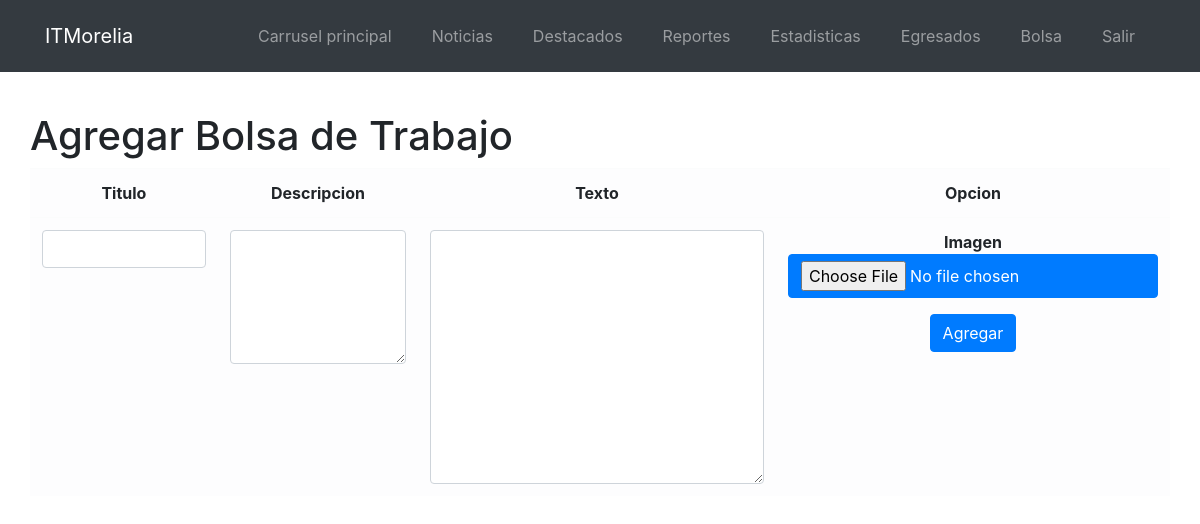
Before: /admin/vistas/editBolsa.php (signed in) with the older database file.
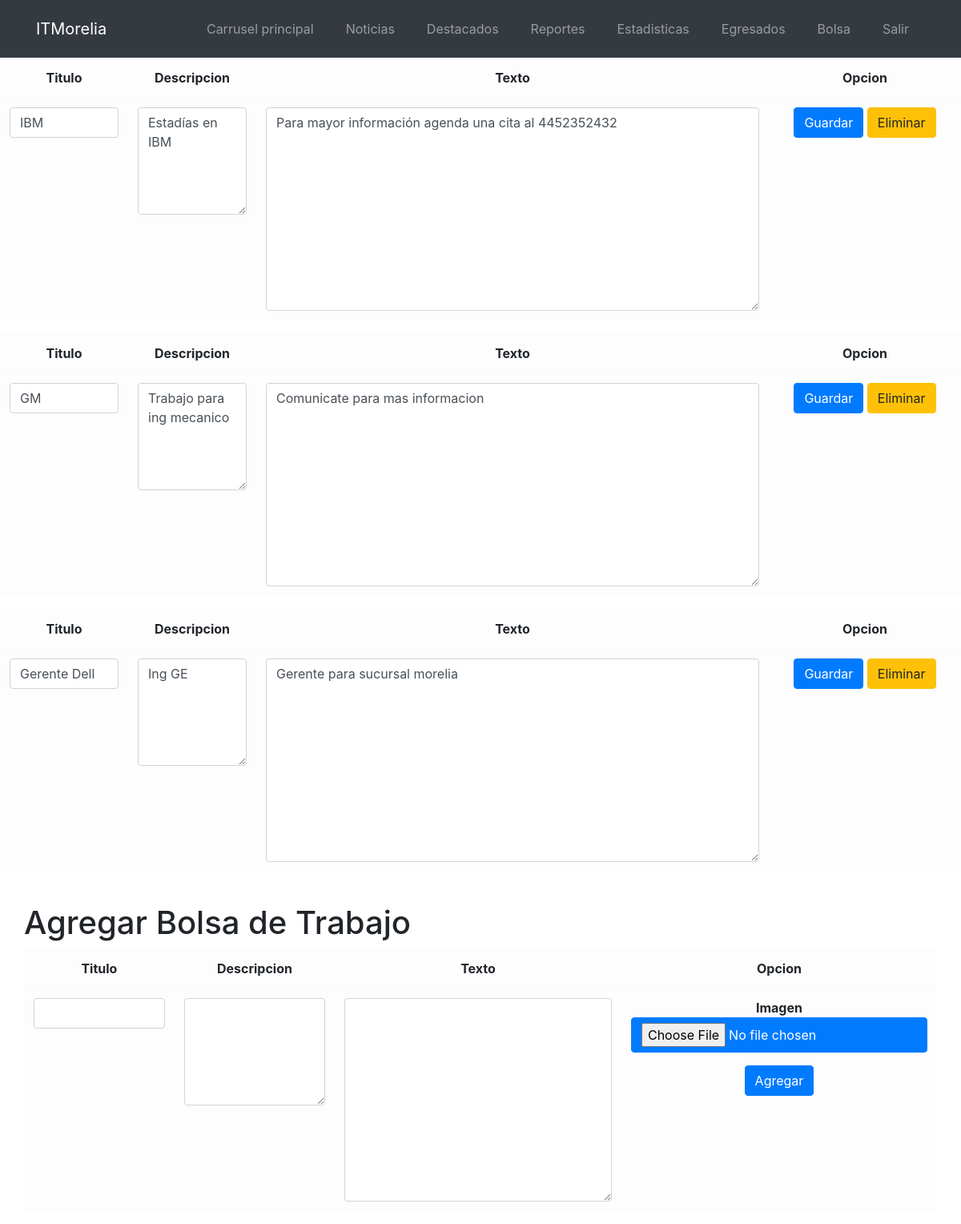
After: the same page with the newer database file.
### tables this page shows
CREATE TABLE `bolsa` (
  `id` int(11) NOT NULL AUTO_INCREMENT,
  `dir` varchar(50) NOT NULL,
  `title` varchar(50) NOT NULL,
  `descripcion` varchar(200) NOT NULL,
  `text` varchar(200) NOT NULL,
  PRIMARY KEY (`id`)
);

### admin/includes/scripts.php (called while the page is built, shortened)
<?php
class scripts {
     public function verBolsa(){
        include "config.php";
        $sql = "SELECT * FROM bolsa";
        $result = mysqli_query($link, $sql);
        return $result;
     }
}

### admin/vistas/editBolsa.php (the view, shortened to what this page needs)
<?php
include_once '../includes/scripts.php';
$bolsa = new scripts();
$bol=$bolsa->verBolsa();
 include_once 'head.php';
 ?>
    <body>
    	<?php
			while($row = $bol->fetch_assoc()){
			?>
    	<form action="../includes/post.php" enctype="multipart/form-data" method="post">
        <table width="100%" class="table table-light table-bordered-black">
			<tr>
				<th width="10%" class="text-center">Titulo</th>
				<th width="10%" class="text-center">Descripcion</th>
				<th width="40%" class="text-center">Texto</th>
				<th width="15%" class="text-center">Opcion</th>
			</tr>
				<tr>
					<td class="text-center"><input class="form-control" type="text" value="<?php echo $row["title"];?>" name="titulo"></td>
					<td class="text-center"><textarea class="form-control" rows = "5" cols = "10" name = "descripcion" value="<?php echo $row["descripcion"];?>"><?php echo $row["descripcion"];?></textarea></td>
					<td class="text-center"><textarea class="form-control" rows = "10" cols = "100" name = "texto" value="<?php echo $row["text"];?>"><?php echo $row["text"];?></textarea></td>
				<td class="text-center">
					<button class="btn btn-primary"
                        name="btnAccion"
                        value="editarBol"
                        type="submit">Guardar
                    </button>
                    <button class="btn btn-warning"
                        name="btnAccion"
                        value="eliminarBol"
                        type="submit">Eliminar
                    </button>
	        	</td>
				</tr>
		</table>
		</form>
		<?php } ?>
		<?php include_once 'agrBolsa.php'; ?>
    </body>
</html>

### admin/vistas/head.php (shortened to what this page needs)
<!DOCTYPE html>
<html lang="en">
    <head>
    <link rel="stylesheet" href="https://stackpath.bootstrapcdn.com/bootstrap/4.4.1/css/bootstrap.min.css">
    <nav class="navbar navbar-dark bg-dark navbar-expand-lg bg-secondary fixed-top " id="mainNav" href="http://localhost/vinculacionitm/admin/" >
            <div class="container"><a class="navbar-brand" >ITMorelia</a>
                <div class="collapse navbar-collapse" id="navbarResponsive">
                    <ul class="navbar-nav ml-auto">
                        <li class="nav-item mx-0 mx-lg-1"><a class="nav-link py-3 px-0 px-lg-3 rounded js-scroll-trigger" href="http://localhost/vinculacionitm/admin/vistas/editCarru.php">Carrusel principal</a></li>
                        <li class="nav-item mx-0 mx-lg-1"><a class="nav-link py-3 px-0 px-lg-3 rounded js-scroll-trigger" href="http://localhost/vinculacionitm/admin/vistas/editNot2.php">Noticias </a></li>
                        <li class="nav-item mx-0 mx-lg-1"><a class="nav-link py-3 px-0 px-lg-3 rounded js-scroll-trigger" href="http://localhost/vinculacionitm/admin/vistas/ediDestacados.php">Destacados</a></li>
                        <li class="nav-item mx-0 mx-lg-1"><a class="nav-link py-3 px-0 px-lg-3 rounded js-scroll-trigger" href="http://localhost/vinculacionitm/admin/vistas/editReporte.php">Reportes</a>
                        <li class="nav-item mx-0 mx-lg-1"><a class="nav-link py-3 px-0 px-lg-3 rounded js-scroll-trigger" href="http://localhost/vinculacionitm/admin/vistas/editEstadistica.php">Estadisticas</a>
                        <li class="nav-item mx-0 mx-lg-1"><a class="nav-link py-3 px-0 px-lg-3 rounded js-scroll-trigger" href="http://localhost/vinculacionitm/admin/vistas/editEncues.php">Egresados</a>
                        <li class="nav-item mx-0 mx-lg-1"><a class="nav-link py-3 px-0 px-lg-3 rounded js-scroll-trigger" href="http://localhost/vinculacionitm/admin/vistas/editBolsa.php">Bolsa</a>
                        <li class="nav-item mx-0 mx-lg-1"><a class="nav-link py-3 px-0 px-lg-3 rounded js-scroll-trigger" href="http://localhost/vinculacionitm/admin/includes/logout.php">Salir</a>
                        </li>
                    </ul>
                </div>
            </div>
        </nav>
    </head>
  <br>
  <br>
  <br>

### admin/vistas/agrBolsa.php (shortened to what this page needs)
<div class="container" style="margin-top:40px" >
		<div class="row">
			<div class="col-16" >
				<div class="panel panel-default"  >
					<div class="panel-heading">
						<h1>Agregar Bolsa de Trabajo</h1>
					</div>
					<div class="panel-body">
						<form role="form" action="../includes/post.php" enctype="multipart/form-data" method="POST">
					        <table width="100%" class="table table-light table-bordered-black">
								<tr>
									<th width="20%" class="text-center">Titulo</th>
									<th width="20%" class="text-center">Descripcion</th>
									<th width="40%" class="text-center">Texto</th>
									<th width="15%" class="text-center">Opcion</th>
								</tr>
									<tr>
										<td class="text-center"><input class="form-control" type="text" name="titulo" id="titulo"></td>
										<td class="text-center"><textarea type="text" class="form-control" rows = "5" cols = "10" name = "descripcion"></textarea></td>
										<td class="text-center"><textarea type="text" class="form-control" rows = "10" cols = "100" name = "texto"></textarea></td>
									<td class="text-center">
                                         <div class="form-group">
                                        <strong> Imagen </strong>
											<div class="input-group">
												<input class="btn btn-primary"  name="imagen" id="imagen" type="file">
											</div>
										</div>
										<button class="btn btn-primary"
					                        name="btnAccion"
					                        value="agrBolsa"
					                        type="submit">Agregar
					                    </button>
						        	</td>
									</tr>
							</table>
						</form>
					</div>
                </div>
			</div>
		</div>
	</div>

Changed rows visible on the page:
added bolsa: titulo "IBM", descripcion "Estadías en IBM", texto "Para mayor información agenda una cita al 4452352432"
added bolsa: titulo "GM", descripcion "Trabajo para ing mecanico", texto "Comunicate para mas informacion"
added bolsa: titulo "Gerente Dell", descripcion "Ing GE", texto "Gerente para sucursal morelia"
